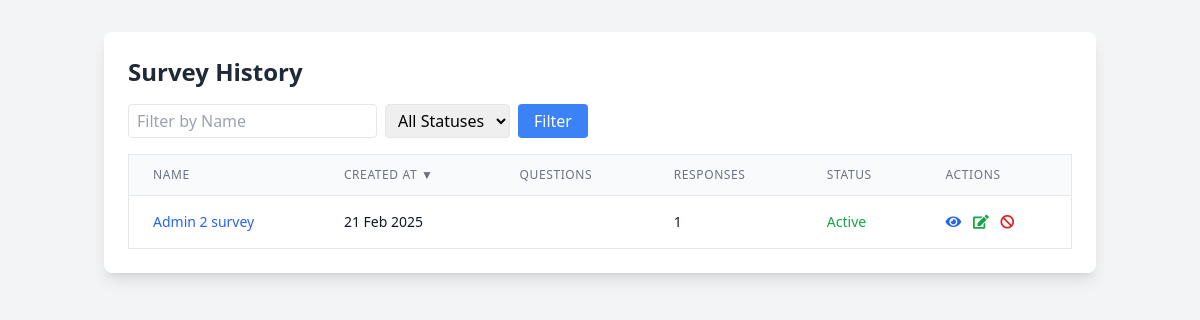
/survey/survey/history/ (signed in), run on an earlier commit of the app's database.
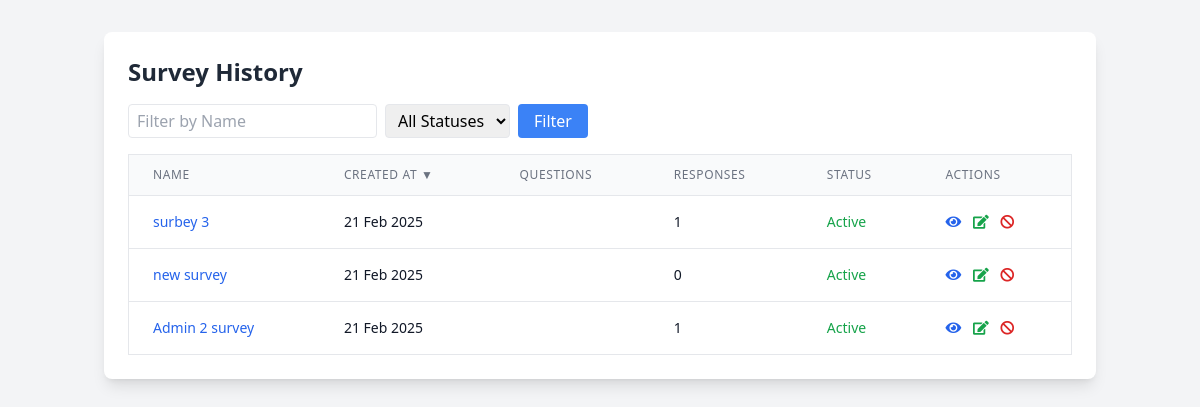
And on a later commit of the database.
### surveys/models.py (models this page shows, shortened)
class Survey(models.Model):
    title = models.CharField(max_length=200)
    description = models.TextField(blank=True, null=True)
    user = models.ForeignKey(
        settings.AUTH_USER_MODEL,
        on_delete=models.CASCADE,
        related_name='surveys',
        null=True  # Allow existing surveys to remain
    )
    created_at = models.DateTimeField(auto_now_add=True)
    updated_at = models.DateTimeField(auto_now=True)
    unique_link = models.CharField(max_length=16, unique=True, blank=True)
    external_link = models.CharField(max_length=16, unique=True, blank=True, null=True)
    max_external_responses = models.PositiveIntegerField(null=True, blank=True)
    external_response_count = models.PositiveIntegerField(default=0)
    is_active = models.BooleanField(default=True)  # New field to track survey activation status
    expiry_datetime = models.DateTimeField(null=True, blank=True)
    is_expired = models.BooleanField(default=False)
    points = models.IntegerField(default=0)

### surveys/views.py (the view)
# urls.py: path('survey/history/', SurveyHistoryView.as_view(), name='survey_history'),
class SurveyHistoryView(LoginRequiredMixin, View):
    def get(self, request):
        sort_by = request.GET.get('sort', 'created_at')
        sort_order = request.GET.get('order', 'desc')
        name_filter = request.GET.get('name', '')
        status_filter = request.GET.get('status', '')
        surveys = Survey.objects.filter(user=request.user)
        if name_filter:
            surveys = surveys.filter(title__icontains=name_filter)
        if status_filter:
            surveys = surveys.filter(is_active=(status_filter == 'active'))
        if sort_order == 'asc':
            surveys = surveys.order_by(sort_by)
        else:
            surveys = surveys.order_by(f'-{sort_by}')
        surveys = surveys.annotate(
            num_responses=Count('responses'),
        )
        context = {
            'surveys': surveys,
            'sort_by': sort_by,
            'sort_order': sort_order,
            'name_filter': name_filter,
            'status_filter': status_filter,
        }
        return render(request, 'surveys/survey_history.html', context)

### templates/surveys/survey_history.html (shortened to what this page needs)
<!DOCTYPE html>
<html lang="en">
<head>
    <script src="https://cdn.tailwindcss.com"></script>
    <link rel="stylesheet" href="https://cdnjs.cloudflare.com/ajax/libs/font-awesome/5.15.4/css/all.min.css">
</head>
<body class="bg-gray-100 min-h-screen">
    <div class="container mx-auto px-4 py-8">
        <div class="bg-white rounded-lg shadow-lg p-6">
            <h2 class="text-2xl font-semibold text-gray-800 mb-4">Survey History</h2>
            <form method="get" class="mb-4 flex space-x-2">
                <input type="text" name="name" placeholder="Filter by Name"
                       value="{{ name_filter }}"
                       class="px-2 py-1 border rounded">
                <select name="status" class="px-2 py-1 border rounded">
                    <option value="">All Statuses</option>
                </select>
                <button type="submit" class="px-4 py-1 bg-blue-500 text-white rounded">Filter</button>
            </form>
            <div class="overflow-x-auto">
                <table class="min-w-full bg-white border border-gray-200">
                    <thead>
                        <tr class="bg-gray-50">
                            <th class="px-6 py-3 border-b border-gray-200 text-left text-xs leading-4 font-medium text-gray-500 uppercase tracking-wider">
                                <a href="?sort=title&order={% if sort_by == 'title' and sort_order == 'asc' %}desc{% else %}asc{% endif %}">
                                    Name
                                </a>
                            </th>
                            <th class="px-6 py-3 border-b border-gray-200 text-left text-xs leading-4 font-medium text-gray-500 uppercase tracking-wider">
                                <a href="?sort=created_at&order={% if sort_by == 'created_at' and sort_order == 'asc' %}desc{% else %}asc{% endif %}">
                                    Created At
                                    {% if sort_by == 'created_at' %}
                                        {% if sort_order == 'asc' %}▲{% else %}▼{% endif %}
                                    {% endif %}
                                </a>
                            </th>
                            <th class="px-6 py-3 border-b border-gray-200 text-left text-xs leading-4 font-medium text-gray-500 uppercase tracking-wider">
                                <a href="?sort=num_questions&order={% if sort_by == 'num_questions' and sort_order == 'asc' %}desc{% else %}asc{% endif %}">
                                    Questions
                                </a>
                            </th>
                            <th class="px-6 py-3 border-b border-gray-200 text-left text-xs leading-4 font-medium text-gray-500 uppercase tracking-wider">
                                <a href="?sort=num_responses&order={% if sort_by == 'num_responses' and sort_order == 'asc' %}desc{% else %}asc{% endif %}">
                                    Responses
                                </a>
                            </th>
                            <th class="px-6 py-3 border-b border-gray-200 text-left text-xs leading-4 font-medium text-gray-500 uppercase tracking-wider">
                                <a href="?sort=is_active&order={% if sort_by == 'is_active' and sort_order == 'asc' %}desc{% else %}asc{% endif %}">
                                    Status
                                </a>
                            </th>
                            <th class="px-6 py-3 border-b border-gray-200 text-left text-xs leading-4 font-medium text-gray-500 uppercase tracking-wider">Actions</th>
                        </tr>
                    </thead>
                    <tbody class="bg-white divide-y divide-gray-200">
                        {% for survey in surveys %}
                        <tr class="hover:bg-gray-50">
                            <td class="px-6 py-4 whitespace-nowrap text-sm text-gray-900">
                                <a href="{% url 'surveys:survey_detail' survey.id %}" class="text-blue-600 hover:text-blue-800">
                                    {{ survey.title }}
                                </a>
                            </td>
                            <td class="px-6 py-4 whitespace-nowrap text-sm text-gray-900">
                                {{ survey.created_at|date:"d M Y" }}
                            </td>
                            <td class="px-6 py-4 whitespace-nowrap text-sm text-gray-900">
                            </td>
                            <td class="px-6 py-4 whitespace-nowrap text-sm text-gray-900">
                                {{ survey.num_responses }}
                            </td>
                            <td class="px-6 py-4 whitespace-nowrap text-sm text-gray-900">
                                <span class="{% if survey.is_active %}text-green-600{% else %}text-red-600{% endif %}">
                                    {{ survey.is_active|yesno:"Active,Inactive" }}
                                </span>
                            </td>
                            <td class="px-6 py-4 whitespace-nowrap text-sm text-gray-900 space-x-2">
                                <a href="{% url 'surveys:survey_detail' survey.id %}" class="text-blue-600 hover:text-blue-800" title="View Details">
                                    <i class="fas fa-eye"></i>
                                </a>
                                {% if survey.is_active %}
                                <a href="{% url 'surveys:edit_survey' survey.id %}" class="text-green-600 hover:text-green-800" title="Edit Survey">
                                    <i class="fas fa-edit"></i>
                                </a>
                                <form method="post" action="{% url 'surveys:deactivate_survey' survey.id %}" style="display:inline;">
                                    <button type="submit" class="text-red-600 hover:text-red-800" title="Deactivate Survey">
                                        <i class="fas fa-ban"></i>
                                    </button>
                                </form>
                                {% endif %}
                            </td>
                        </tr>
                        {% empty %}
                        <tr>
                            <td colspan="6" class="text-center py-4 text-gray-500">
                                No surveys found.
                            </td>
                        </tr>
                        {% endfor %}
                    </tbody>
                </table>
            </div>
        </div>
    </div>
</body>
</html>

What changed in the data, as far as the page shows it:
added Survey: title "surbey 3", created_at "21 Feb 2025", num_responses "1", is_active "Active"
added Survey: title "new survey", created_at "21 Feb 2025", num_responses "0", is_active "Active"
